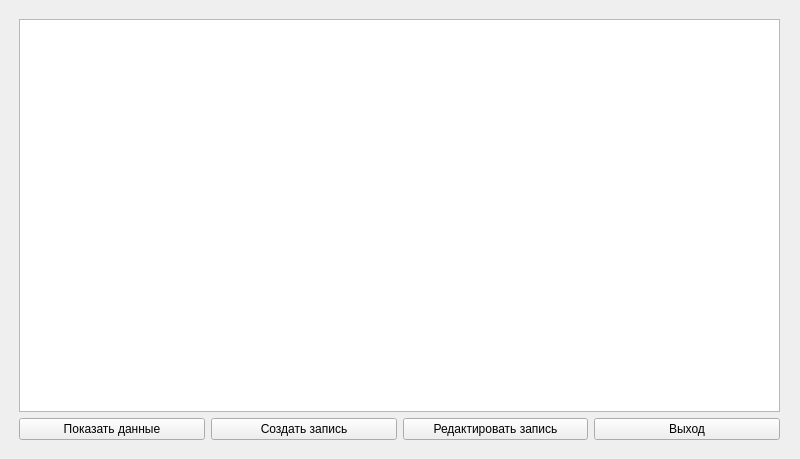
<?xml version="1.0" encoding="UTF-8"?>
<ui version="4.0">
 <class>MainWindow</class>
 <widget class="QMainWindow" name="MainWindow">
  <property name="geometry">
   <rect>
    <x>0</x>
    <y>0</y>
    <width>800</width>
    <height>459</height>
   </rect>
  </property>
  <property name="windowTitle">
   <string>Главное окно</string>
  </property>
  <widget class="QWidget" name="centralwidget">
   <widget class="QWidget" name="verticalLayoutWidget">
    <property name="geometry">
     <rect>
      <x>19</x>
      <y>19</y>
      <width>761</width>
      <height>421</height>
     </rect>
    </property>
    <layout class="QVBoxLayout" name="verticalLayout">
     <item>
      <widget class="QTableView" name="tableView"/>
     </item>
     <item>
      <layout class="QHBoxLayout" name="horizontalLayout">
       <item>
        <widget class="QPushButton" name="showdata">
         <property name="text">
          <string>Показать данные</string>
         </property>
        </widget>
       </item>
       <item>
        <widget class="QPushButton" name="adddata">
         <property name="text">
          <string>Создать запись</string>
         </property>
        </widget>
       </item>
       <item>
        <widget class="QPushButton" name="editdata">
         <property name="text">
          <string>Редактировать запись</string>
         </property>
        </widget>
       </item>
       <item>
        <widget class="QPushButton" name="exit">
         <property name="text">
          <string>Выход</string>
         </property>
        </widget>
       </item>
      </layout>
     </item>
    </layout>
   </widget>
  </widget>
 </widget>
 <resources/>
 <connections/>
</ui>
